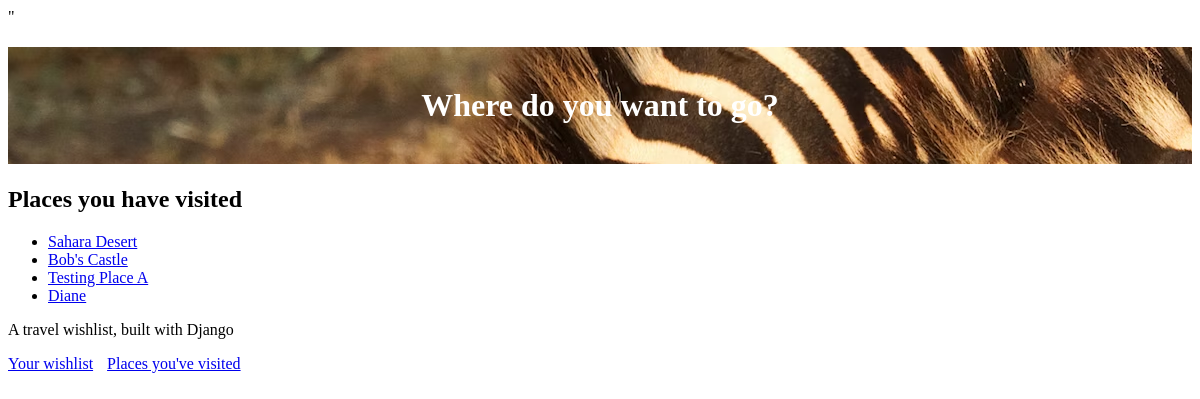
Page /visited (signed in) on the committed database.
### travel_wishlist/models.py (models this page shows, shortened)
class Place(models.Model):
    user = models.ForeignKey('auth.User', null=False, on_delete=models.CASCADE)
    name = models.CharField(max_length=200)
    visited = models.BooleanField(default=False)
    notes = models.TextField(blank=True, null=True)
    date_visited = models.DateField(blank=True, null=True)
    photo = models.ImageField(upload_to='user_images/', blank=True, null=True )

### travel_wishlist/views.py (the view)
# urls.py: path('visited', views.places_visited, name='places_visited'),
@login_required
def places_visited(request):
    visited = Place.objects.filter(visited=True)
    return render(request, 'travel_wishlist/visited.html', { 'visited': visited })

### travel_wishlist/templates/travel_wishlist/visited.html
{% extends 'travel_wishlist/base.html' %}
{% block content %}
<h2>Places you have visited</h2>
{% if visited %}
<ul>
    {% for place in visited %}
        <li>
            <a href="{% url 'place_details' place.pk %}">{{ place.name}}</a>
        </li>
    {% endfor %}
</ul>
{% else %}
<p>You have not visited any places yet</p>
{% endif %}
{% endblock %}

### rows in the picture
Place: name "Sahara Desert"
Place: name "Bob's Castle"
Place: name "Testing Place A"
Place: name "Diane"
